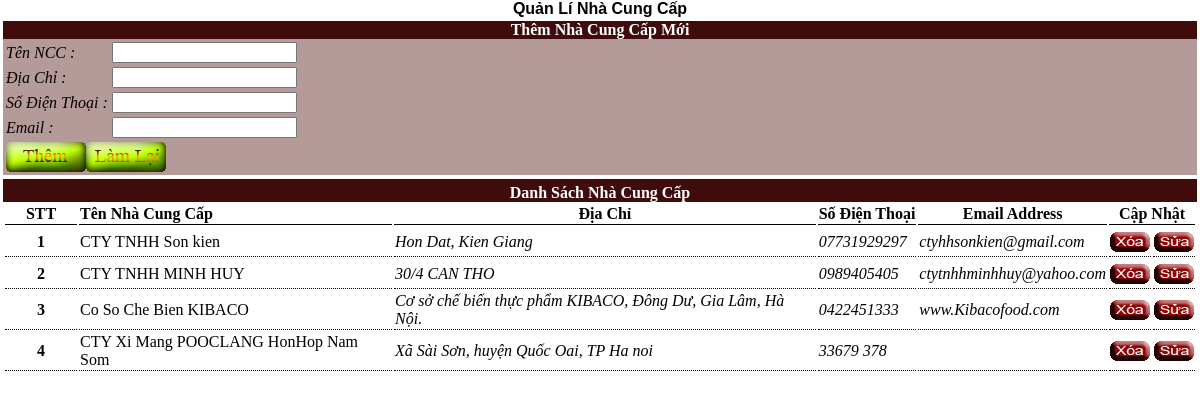
/nhacungcap.php (signed in), run on the app's committed database.
### tables this page shows
CREATE TABLE IF NOT EXISTS `nha_cung_cap` (
  `ma_ncc` int(11) NOT NULL AUTO_INCREMENT,
  `ten_ncc` varchar(200) NOT NULL,
  `dia_chi_ncc` text NOT NULL,
  `sdt_ncc` varchar(13) NOT NULL,
  `email_ncc` varchar(200) NOT NULL,
  PRIMARY KEY (`ma_ncc`)
);

### nhacungcap.php (the view, shortened to what this page needs)
<!DOCTYPE html PUBLIC "-//W3C//DTD XHTML 1.0 Transitional//EN" "http://www.w3.org/TR/xhtml1/DTD/xhtml1-transitional.dtd">
<html xmlns="http://www.w3.org/1999/xhtml">
<head>
<link rel="stylesheet" type="text/css" href="style.css">
</head>
<body style="margin:0;padding:0;text-align:center;">
        <div style="text-align:left;">
	    <div class="title-tab">Quản Lí Nhà Cung Cấp</div>
	    <table width="100%">
		<tr>
		    <td valign="top">
			<div class="font-title"><div style="">Thêm Nhà Cung Cấp Mới</div></div>
			<div id="them_ncc_moi" style="background:#b59a9a;">
			    <form action="<?php echo $SCRIPT_NAME; ?>" name="them_ncc_form" method="POST" style="margin:0;padding:0;">
				<table border=0>
					<tr><td style="color:#000000;font-style:italic;">Tên NCC :</td><td><input type="text" name="ten_ncc" id="tenncc" value="<?php echo $row3['ten_ncc']; ?>"></td></tr>
					<tr><td style="color:#000000;font-style:italic;">Địa Chỉ :</td><td><input type="text" name="diachi_ncc" id="diachincc" value="<?php echo $row3['dia_chi_ncc']; ?>"></td></tr>
                    <tr><td style="color:#000000;font-style:italic;">Số Điện Thoại :</td><td><input type="text" name="sdt_ncc" id="sdtncc" value="<?php echo $row3['sdt_ncc']; ?>"></td></tr>
                    <tr><td style="color:#000000;font-style:italic;">Email :</td><td><input type="text" name="email_ncc" id="emailncc" value="<?php echo $row3['email_ncc']; ?>"></td></tr>
					<tr><td colspan=2><?php if($edit !=1 ){ echo"<input type='image' name='img_b' onclick= \"return checkncc();\" src='images/them1.png'>";
					echo "<a href=''><img src='images/cnhat.png' border=0></a>";
					}
					else{
						echo"<input type='image' name='img_b' src='images/capn.png'>";
					echo "<a href=''><img src='images/cnhat.png' border=0></a>";
					}
					?>
					</td></tr>
				</table>
			    </form>
			</div>
		    </td>
		</tr><tr>
		    <td style="" valign="top">
			<div>
			    <div class="font-title"><div style="padding-top:5px;">Danh Sách Nhà Cung Cấp</div></div>
			    <div style="">
				<table width="100%" border=0>
				    <tr>
				    <td style="border-bottom:1px solid #000000;font-weight:bold;color:#000000;width:70px;" align="center">STT</td>
				    <td style="border-bottom:1px solid #000000;font-weight:bold;color:#000000;">Tên Nhà Cung Cấp</td>
				    <td align="center" style="color:#000000;border-bottom:1px solid #000000;font-weight:bold;">Địa Chỉ</td>
				    <td align="center" style="color:#000000;border-bottom:1px solid #000000;font-weight:bold;">Số Điện Thoại</td>
				    <td align="center" style="color:#000000;border-bottom:1px solid #000000;font-weight:bold;">Email Address</td>
				    <td align="center" style="color:#000000;border-bottom:1px solid #000000;font-weight:bold;" colspan=2>Cập Nhật</td>
				    </tr>
				<?php
				    $str1="select * from nha_cung_cap";
				    $sql1=mysql_query($str1);
				    $i=0;
				    while($row=mysql_fetch_assoc($sql1)){
					$i=$i+1;
					echo"<tr style='height:30px;'><td align='center' style='font-weight:bold;color:#000000;border-bottom:1px dotted #000000;'>".$i."</td>
					<td style='color:#000000;border-bottom:1px dotted #000000;'>".$row['ten_ncc']."</td>
					<td style='font-style:italic;color:#000000;border-bottom:1px dotted #000000;'>".$row['dia_chi_ncc']." </td>
					<td style='font-style:italic;color:#000000;border-bottom:1px dotted #000000;'>".$row['sdt_ncc']." </td>
					<td style='font-style:italic;color:#000000;border-bottom:1px dotted #000000;'>".$row['email_ncc']." </td>
					<td style='border-bottom:1px dotted #000000;'><a href='nhacungcap.php?control=delete&ma_ncc=".$row['ma_ncc']."' onclick=\"return check('".$row['ten_ncc']."');\"><img src='images/delete-b.png' border=0></a></td>
					<td style='border-bottom:1px dotted #000000;'><a href='nhacungcap.php?control=edit&ma_ncc=".$row['ma_ncc']."'><img src='images/edit-b.png' border=0></a></td></tr>";
				    }
				?>
				</table>
			    </div>
			</div>
		    </td>
		</tr>
	    </table>
        </div>
    </body>
</html>

### style.css (style rules this page uses)
.title-tab { font-family:sans-serif;font-size:24;font-weight:bold;color:#000000;text-align:center; }
.font-title { background:#3f0b0b;text-align:center;font-weight:bold;color:#ffffff;height:30; }

### data on the page
nha_cung_cap: ten_ncc "CTY TNHH Son kien", dia_chi_ncc "Hon Dat, Kien Giang", sdt_ncc "07731929297", email_ncc "ctyhhsonkien@gmail.com"
nha_cung_cap: ten_ncc "CTY TNHH MINH HUY", dia_chi_ncc "30/4 CAN THO", sdt_ncc "0989405405", email_ncc "ctytnhhminhhuy@yahoo.com"
nha_cung_cap: ten_ncc "Co So Che Bien KIBACO", dia_chi_ncc "Cơ sở chế biến thực phẩm KIBACO, Đông Dư, Gia Lâm, Hà Nội.", sdt_ncc "0422451333", email_ncc "www.Kibacofood.com"
nha_cung_cap: ten_ncc "CTY Xi Mang POOCLANG HonHop Nam Som", dia_chi_ncc "Xã Sài Sơn, huyện Quốc Oai, TP Ha noi", sdt_ncc "33679 378"
